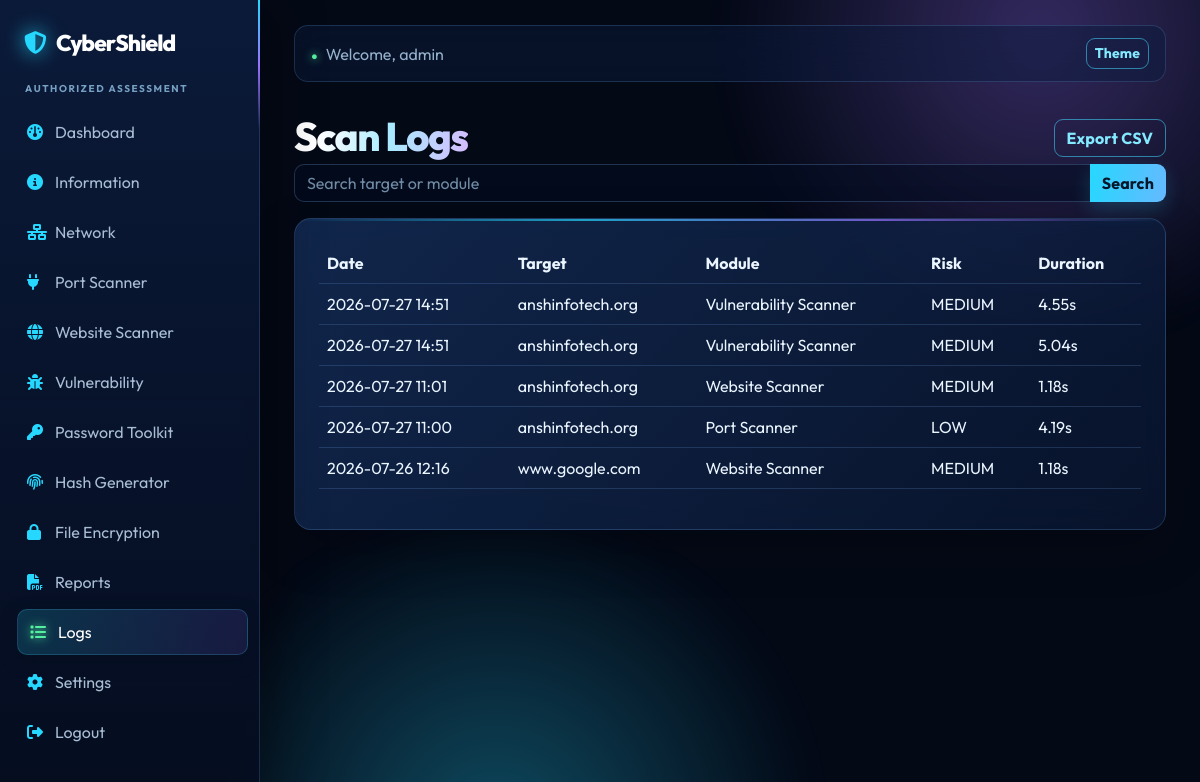
The page /logs (signed in) on the database as committed earlier.
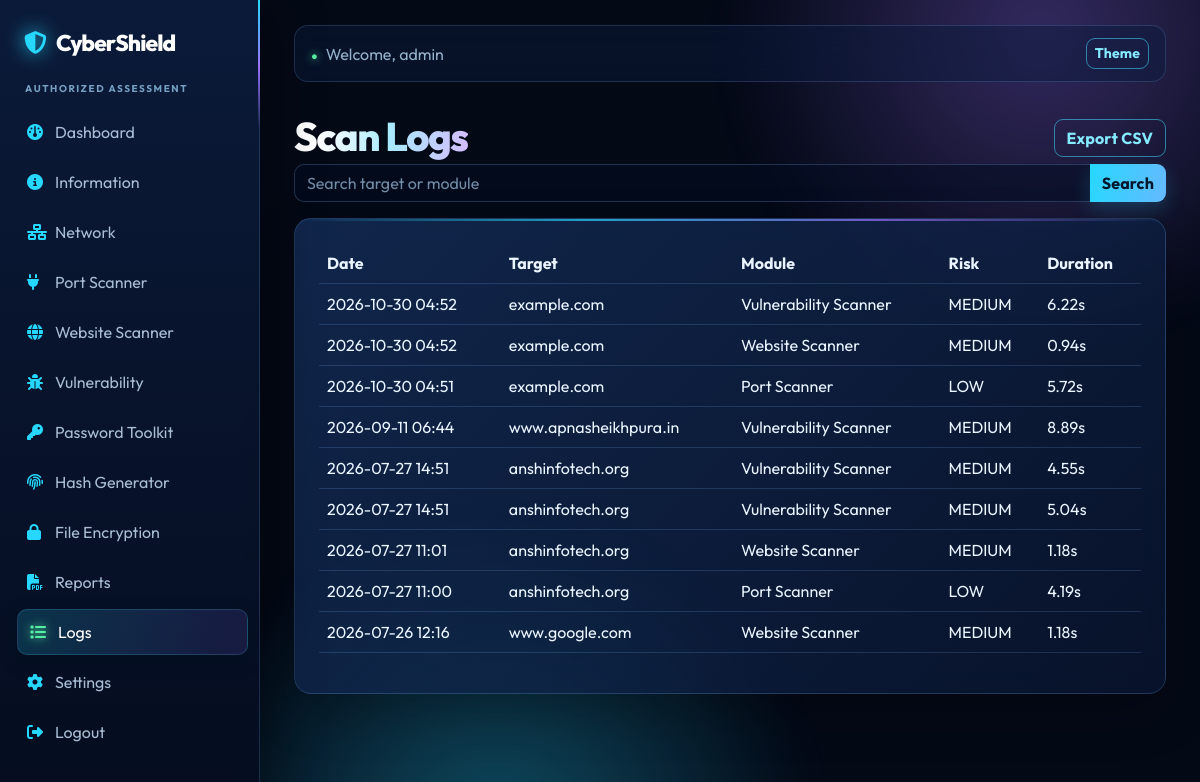
The same page on the database as committed later.
### models/user.py (models this page shows, shortened)
class User(UserMixin, db.Model):
    id = db.Column(db.Integer, primary_key=True)
    username = db.Column(db.String(80), unique=True, nullable=False)
    password_hash = db.Column(db.String(256), nullable=False)
    created_at = db.Column(db.DateTime, default=datetime.utcnow)

### models/scan.py (models this page shows)
class Scan(db.Model):
    id = db.Column(db.Integer, primary_key=True)
    user_id = db.Column(db.Integer, db.ForeignKey('user.id'), nullable=False)
    target = db.Column(db.String(255), nullable=False)
    module = db.Column(db.String(64), nullable=False)
    result = db.Column(db.Text, default='{}')
    risk = db.Column(db.String(16), default='LOW')
    duration = db.Column(db.Float, default=0)
    created_at = db.Column(db.DateTime, default=datetime.utcnow)
    user = db.relationship('User', backref='scans')

### app.py (the view)
    @app.route('/logs')
    @login_required
    def logs():
        query=Scan.query.filter_by(user_id=current_user.id)
        term=request.args.get('q','').strip()
        if term: query=query.filter(Scan.target.contains(term) | Scan.module.contains(term))
        return render_template('logs.html', scans=query.order_by(Scan.created_at.desc()).all())

### templates/logs.html
{% extends 'base.html' %}{% block content %}<div class="d-flex justify-content-between align-items-center"><h1>Scan Logs</h1><a class="btn btn-outline-info" href="{{url_for('export_logs')}}">Export CSV</a></div><form class="input-group mb-3"><input class="form-control" name="q" value="{{request.args.get('q','')}}" placeholder="Search target or module"><button class="btn btn-info">Search</button></form><div class="panel table-responsive"><table class="table"><tr><th>Date</th><th>Target</th><th>Module</th><th>Risk</th><th>Duration</th></tr>{% for s in scans %}<tr><td>{{s.created_at.strftime('%Y-%m-%d %H:%M')}}</td><td>{{s.target}}</td><td>{{s.module}}</td><td>{{s.risk}}</td><td>{{s.duration}}s</td></tr>{% else %}<tr><td colspan="5">No logs yet.</td></tr>{% endfor %}</table></div>{% endblock %}

### templates/base.html
<!doctype html><html lang="en" data-bs-theme="dark"><head><meta charset="utf-8"><meta name="viewport" content="width=device-width,initial-scale=1"><title>{% block title %}CyberShield{% endblock %}</title><link href="https://cdn.jsdelivr.net/npm/bootstrap@5.3.3/dist/css/bootstrap.min.css" rel="stylesheet"><link href="https://cdnjs.cloudflare.com/ajax/libs/font-awesome/6.6.0/css/all.min.css" rel="stylesheet"><link href="{{ url_for('static',filename='css/style.css') }}" rel="stylesheet"></head><body>{% if current_user.is_authenticated %}<aside class="sidebar"><a class="brand" href="{{url_for('dashboard')}}"><i class="fa-solid fa-shield-halved"></i> CyberShield</a><small>AUTHORIZED ASSESSMENT</small>{% for endpoint,label,icon in [('dashboard','Dashboard','fa-gauge'),('information','Information','fa-circle-info'),('network_discovery','Network','fa-network-wired'),('port_scanner','Port Scanner','fa-plug'),('website_scan','Website Scanner','fa-globe'),('vulnerability_scan','Vulnerability','fa-bug'),('password_tool','Password Toolkit','fa-key'),('hash_tool','Hash Generator','fa-fingerprint'),('encryption','File Encryption','fa-lock'),('reports','Reports','fa-file-pdf'),('logs','Logs','fa-list'),('settings','Settings','fa-gear')] %}<a href="{{url_for(endpoint)}}" class="{% if request.endpoint==endpoint %}active{%endif%}"><i class="fa-solid {{icon}}"></i>{{label}}</a>{% endfor %}<a href="{{url_for('logout')}}"><i class="fa-solid fa-right-from-bracket"></i>Logout</a></aside>{% endif %}<main class="{% if current_user.is_authenticated %}app-main{% else %}auth-main{% endif %}">{% if current_user.is_authenticated %}<div class="topbar"><span>Welcome, {{current_user.username}}</span><button class="btn btn-sm btn-outline-info" onclick="document.documentElement.dataset.bsTheme=document.documentElement.dataset.bsTheme==='light'?'dark':'light'">Theme</button></div>{% endif %}{% with messages=get_flashed_messages(with_categories=true) %}{% for category,message in messages %}<div class="alert alert-{{category}} alert-dismissible fade show">{{message}}<button class="btn-close" data-bs-dismiss="alert"></button></div>{% endfor %}{% endwith %}{% block content %}{% endblock %}</main><script src="https://cdn.jsdelivr.net/npm/bootstrap@5.3.3/dist/js/bootstrap.bundle.min.js"></script><script src="https://cdn.jsdelivr.net/npm/chart.js"></script><script src="{{url_for('static',filename='js/app.js')}}"></script></body></html>

### static/css/style.css (style rules this page uses)
:root { --ink: #eaf5ff; --muted: #95b2cc; --canvas: #071027; --canvas-deep: #040916; --surface: rgba(14, 31, 66, .72); --surface-strong: rgba(12, 26, 56, .9); --line: rgba(128, 190, 255, .18); --cyan: #26d8ff; --violet: #9a72ff; --pink: #ff5ca8; --lime: #55efa1; --amber: #ffc95c; }
* { box-sizing: border-box; }
body { color: var(--ink); min-height: 100vh; overflow-x: hidden; font-family: Outfit, system-ui, sans-serif; background: var(--canvas-deep); }
body::before, body::after { content: ''; position: fixed; z-index: -1; width: 42rem; height: 42rem; border-radius: 50%; filter: blur(24px); opacity: .32; pointer-events: none; }
body::before { top: -19rem; right: -11rem; background: radial-gradient(circle, var(--violet), transparent 67%); }
body::after { bottom: -23rem; left: 10rem; background: radial-gradient(circle, var(--cyan), transparent 68%); }
h1 { font-weight: 800; letter-spacing: -.035em; margin-bottom: .25rem; background: linear-gradient(95deg, #fff 15%, #a8eaff 55%, #d4bcff); -webkit-background-clip: text; background-clip: text; color: transparent; }
.sidebar { position: fixed; width: 260px; inset: 0 auto 0 0; padding: 26px 14px; background: linear-gradient(180deg, rgba(11, 27, 59, .97), rgba(5, 13, 31, .95)); border-right: 1px solid var(--line); z-index: 2; box-shadow: 18px 0 45px #0004; }
.sidebar::after { content: ''; position: absolute; top: 0; right: -1px; height: 130px; width: 2px; background: linear-gradient(var(--cyan), var(--violet), transparent); }
.sidebar .brand { display: block; margin: 0 10px 22px; color: #fff; font-size: 1.42rem; font-weight: 800; letter-spacing: -.04em; text-decoration: none; }
.sidebar .brand i { color: var(--cyan); margin-right: 7px; filter: drop-shadow(0 0 10px var(--cyan)); }
.sidebar small { display: block; margin: 17px 11px 12px; color: #78a0c4; font-size: .62rem; font-weight: 700; letter-spacing: .16em; }
.sidebar a:not(.brand) { display: block; position: relative; padding: 10px 12px; margin: 4px 0; color: #a8bdd4; border: 1px solid transparent; border-radius: 10px; text-decoration: none; transition: .22s ease; }
.sidebar a:not(.brand) i { width: 28px; color: var(--cyan); transition: .22s ease; }
.sidebar a:not(.brand):hover, .sidebar a.active { color: #fff; transform: translateX(3px); border-color: rgba(76, 210, 255, .2); background: linear-gradient(100deg, rgba(36, 216, 255, .18), rgba(143, 102, 255, .13)); box-shadow: 0 6px 18px #05112177; }
.sidebar a.active i { color: var(--lime); filter: drop-shadow(0 0 5px var(--lime)); }
.app-main { max-width: 1500px; margin-left: 260px; padding: 30px 34px 60px; }
.topbar { display: flex; align-items: center; justify-content: space-between; padding: 12px 16px; margin: -5px 0 30px; color: var(--muted); border: 1px solid var(--line); border-radius: 14px; background: rgba(11, 29, 61, .48); backdrop-filter: blur(15px); }
.topbar span::before { content: '●'; color: var(--lime); font-size: .7rem; margin-right: 8px; text-shadow: 0 0 9px var(--lime); }
.panel, .metric, .login-card { position: relative; overflow: hidden; border: 1px solid var(--line); border-radius: 17px; background: linear-gradient(135deg, rgba(21, 48, 94, .75), rgba(9, 22, 50, .74)); box-shadow: 0 18px 50px rgba(0, 0, 0, .22); backdrop-filter: blur(18px); }
.panel { padding: 24px; }
.panel::before { content: ''; position: absolute; inset: 0 0 auto; height: 2px; background: linear-gradient(90deg, transparent, var(--cyan), var(--violet), transparent); opacity: .7; }
.btn { border-radius: 9px; font-weight: 700; letter-spacing: .01em; transition: .2s ease; }
.btn-info { border: 0; color: #03162a; background: linear-gradient(100deg, var(--cyan), #65b9ff); box-shadow: 0 7px 20px rgba(38, 216, 255, .2); }
.btn-outline-info { color: #83eaff; border-color: rgba(67, 217, 255, .55); }
.form-control { color: var(--ink); border-color: rgba(128, 190, 255, .23); border-radius: 10px; background: rgba(4, 14, 34, .56); }
.form-control::placeholder { color: #718ca6; }
.table { --bs-table-bg: transparent; --bs-table-color: var(--ink); --bs-table-border-color: var(--line); --bs-table-hover-color: #fff; --bs-table-hover-bg: rgba(79, 180, 255, .08); }

Rows that differ between the two databases and show on the page:
added Scan: created_at "2026-10-30 04:52", target "example.com", module "Vulnerability Scanner", risk "MEDIUM", duration "6.22"
added Scan: created_at "2026-10-30 04:52", target "example.com", module "Website Scanner", risk "MEDIUM", duration "0.94"
added Scan: created_at "2026-10-30 04:51", target "example.com", module "Port Scanner", risk "LOW", duration "5.72"
added Scan: created_at "2026-09-11 06:44", target "www.apnasheikhpura.in", module "Vulnerability Scanner", risk "MEDIUM", duration "8.89"
